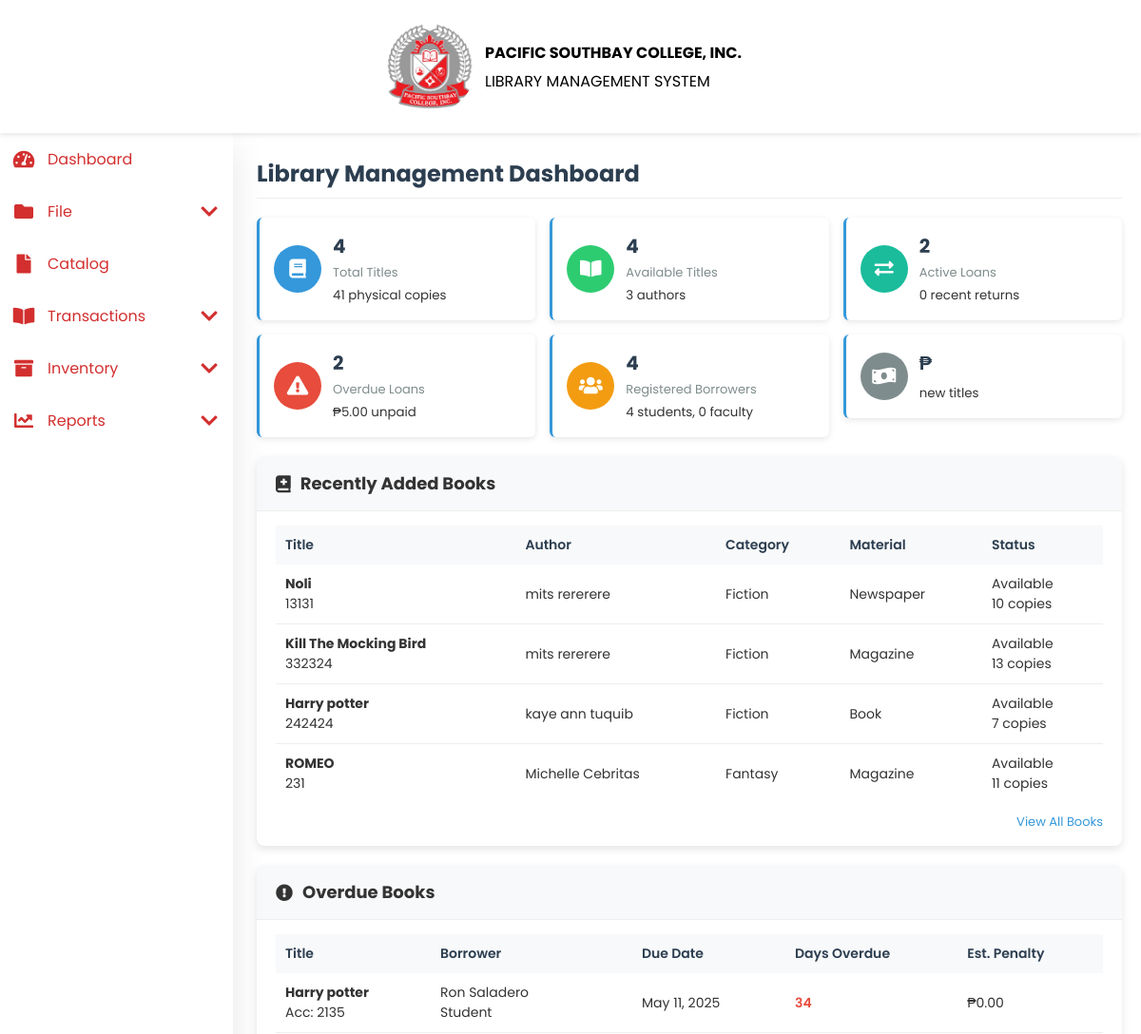
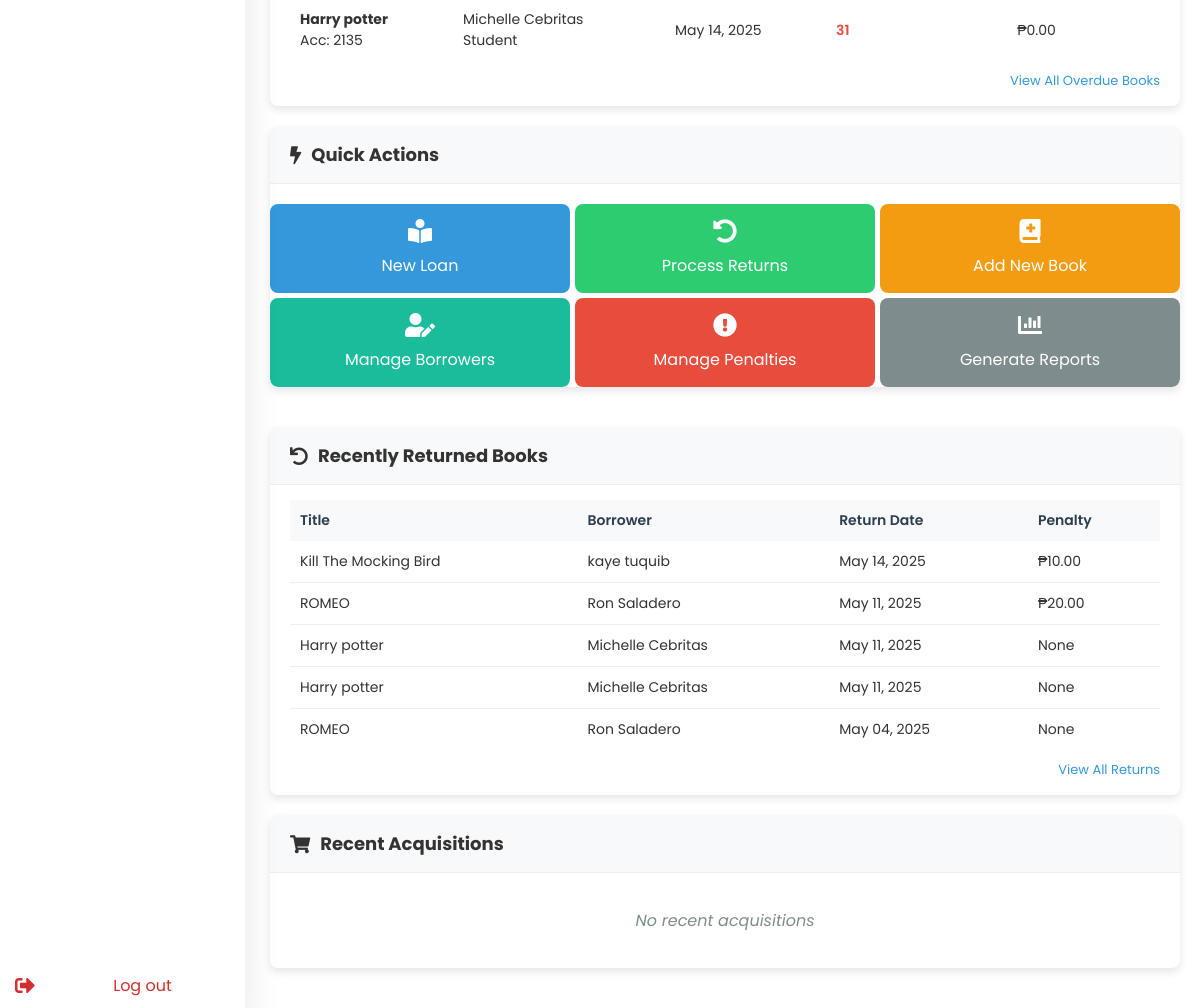
Page /dashBoard.php on the committed database (2 pictures, top to bottom).
### tables this page shows
CREATE TABLE `book` (
  `BookID` int(11) NOT NULL,
  `Title` varchar(255) NOT NULL,
  `ISBN` varchar(50) NOT NULL,
  `AuthorID` int(11) NOT NULL,
  `CategoryID` int(11) NOT NULL,
  `MaterialID` int(11) NOT NULL,
  `LocationID` int(11) NOT NULL,
  `MainClassificationID` int(11) NOT NULL,
  `SubClassificationID` int(11) NOT NULL,
  `CallNumber` varchar(50) DEFAULT NULL,
  `TotalCopies` int(11) NOT NULL DEFAULT 0,
  `HoldCopies` int(11) NOT NULL DEFAULT 0,
  `AcquisitionDate` date NOT NULL,
  `Price` decimal(10,2) DEFAULT NULL,
  `Publisher` varchar(255) DEFAULT NULL,
  `Edition` varchar(50) DEFAULT NULL,
  `Year` year(4) DEFAULT NULL,
  `AccessionNumber` varchar(50) DEFAULT NULL,
  `Status` enum('Available','Unavailable') GENERATED ALWAYS AS (case when `TotalCopies` - `HoldCopies` > 0 then 'Available' else 'Unavailable' end) STORED,
  `CreatedAt` timestamp NOT NULL DEFAULT current_timestamp(),
  `UpdatedAt` timestamp NOT NULL DEFAULT current_timestamp() ON UPDATE current_timestamp(),
  `CanBorrow` tinyint(1) DEFAULT 1,
  `MaxBorrow` int(11) DEFAULT NULL
);

CREATE TABLE `category` (
  `CategoryID` int(11) NOT NULL,
  `CategoryName` varchar(50) NOT NULL
);

CREATE TABLE `material` (
  `MaterialID` int(11) NOT NULL,
  `MaterialName` varchar(50) NOT NULL
);

CREATE TABLE `loan` (
  `TransactionID` int(11) NOT NULL,
  `BorrowerID` varchar(20) NOT NULL,
  `BookID` int(11) NOT NULL,
  `DateBorrowed` date NOT NULL,
  `DueDate` date NOT NULL,
  `DateReturned` date DEFAULT NULL,
  `PersonnelID` varchar(50) NOT NULL,
  `PenaltyID` int(11) DEFAULT NULL,
  `Status` enum('borrowed','returned','penalized') NOT NULL DEFAULT 'borrowed',
  `CreatedAt` timestamp NOT NULL DEFAULT current_timestamp()
);

CREATE TABLE `borrowers` (
  `BorrowerID` varchar(20) DEFAULT NULL,
  `FirstName` varchar(50) NOT NULL,
  `MiddleName` varchar(50) DEFAULT NULL,
  `LastName` varchar(50) NOT NULL,
  `ContactNumber` varchar(15) NOT NULL,
  `Role` enum('Student','Employee','Faculty') NOT NULL,
  `Level` enum('College','Senior High School') DEFAULT NULL,
  `Year` varchar(10) DEFAULT NULL,
  `Course` varchar(50) DEFAULT NULL,
  `GradeLevel` varchar(10) DEFAULT NULL,
  `Strand` varchar(50) DEFAULT NULL,
  `CreatedAt` timestamp NOT NULL DEFAULT current_timestamp()
);

CREATE TABLE `penaltytransaction` (
  `PenaltyTransactionID` int(11) NOT NULL,
  `LoanID` int(11) NOT NULL,
  `PenaltyID` int(11) NOT NULL,
  `PenaltyAmount` decimal(10,2) NOT NULL,
  `PenaltyType` enum('overdue','lost','damaged') NOT NULL,
  `DateIssued` date NOT NULL,
  `Remarks` text DEFAULT NULL,
  `Status` enum('paid','unpaid') NOT NULL DEFAULT 'unpaid',
  `DatePaid` date DEFAULT NULL,
  `CreatedAt` timestamp NOT NULL DEFAULT current_timestamp()
);

### dashBoard.php (the view, shortened to what the rows shown need)
<?php
include 'header.php';
?>
<link rel="stylesheet" href="css/dashboard.css">
<link rel="stylesheet" href="https://cdnjs.cloudflare.com/ajax/libs/font-awesome/5.15.4/css/all.min.css">
<?php
include 'navbar.php';
$conn = new mysqli("localhost", "root", "", "library");
$recent_books = [];
$result = $conn->query("SELECT b.BookID, b.Title, b.ISBN, b.AccessionNumber,
                       CONCAT(a.FirstName, ' ', a.LastName) as Author,
                       c.CategoryName, m.MaterialName, l.LocationName,
                       b.Status, b.TotalCopies
                       FROM book b
                       LEFT JOIN authors a ON b.AuthorID = a.AuthorID
                       LEFT JOIN category c ON b.CategoryID = c.CategoryID
                       LEFT JOIN material m ON b.MaterialID = m.MaterialID
                       LEFT JOIN location l ON b.LocationID = l.LocationID
                       ORDER BY b.CreatedAt DESC LIMIT 5");
if ($result->num_rows > 0) {
    while ($row = $result->fetch_assoc()) {
        $recent_books[] = $row;
    }
}
$overdue_books = [];
$result = $conn->query("SELECT l.TransactionID, b.Title, b.AccessionNumber,
                       CONCAT(br.FirstName, ' ', br.LastName) as Borrower,
                       br.Role, br.ContactNumber,
                       l.DateBorrowed, l.DueDate,
                       DATEDIFF(CURDATE(), l.DueDate) as DaysOverdue,
                       p.PenaltyRate
                       FROM loan l
                       JOIN book b ON l.BookID = b.BookID
                       JOIN borrowers br ON l.BorrowerID = br.BorrowerID
                       LEFT JOIN penalty p ON l.PenaltyID = p.PenaltyID
                       WHERE l.Status = 'borrowed' AND l.DueDate < CURDATE()
                       ORDER BY DaysOverdue DESC LIMIT 5");
if ($result->num_rows > 0) {
    while ($row = $result->fetch_assoc()) {
        $row['estimated_penalty'] = $row['DaysOverdue'] * $row['PenaltyRate'];
        $overdue_books[] = $row;
    }
}
$recent_returns = [];
$result = $conn->query("SELECT l.TransactionID, b.Title,
                       CONCAT(br.FirstName, ' ', br.LastName) as Borrower,
                       l.DateReturned, pt.PenaltyAmount, pt.Status as PenaltyStatus
                       FROM loan l
                       JOIN book b ON l.BookID = b.BookID
                       JOIN borrowers br ON l.BorrowerID = br.BorrowerID
                       LEFT JOIN penaltytransaction pt ON l.TransactionID = pt.LoanID
                       WHERE l.Status = 'returned'
                       ORDER BY l.DateReturned DESC LIMIT 5");
if ($result->num_rows > 0) {
    while ($row = $result->fetch_assoc()) {
        $recent_returns[] = $row;
    }
}
?>
<main class="dashboard-content">
    <div class="dashboard-container">
        <h2>Library Management Dashboard</h2>
        <div class="main-content">
            <div class="left-column">
                <div class="dashboard-section">
                    <div class="section-content">
                        <?php if (!empty($recent_books)): ?>
                            <table class="dashboard-table">
                                <thead>
                                    <tr>
                                        <th>Title</th>
                                        <th>Author</th>
                                        <th>Category</th>
                                        <th>Material</th>
                                        <th>Status</th>
                                    </tr>
                                </thead>
                                <tbody>
                                    <?php foreach ($recent_books as $book): ?>
                                    <tr>
                                        <td>
                                            <strong><?php echo $book['Title']; ?></strong>
                                            <div class="text-muted small"><?php echo $book['ISBN']; ?></div>
                                        </td>
                                        <td><?php echo $book['Author']; ?></td>
                                        <td><?php echo $book['CategoryName']; ?></td>
                                        <td><?php echo $book['MaterialName']; ?></td>
                                        <td>
                                            <span class="status-badge <?php echo $book['Status'] == 'Available' ? 'status-active' : 'status-unavailable'; ?>">
                                                <?php echo $book['Status']; ?>
                                                <div class="text-muted small"><?php echo $book['TotalCopies']; ?> copies</div>
                                            </span>
                                        </td>
                                    </tr>
                                    <?php endforeach; ?>
                                </tbody>
                            </table>
                        <?php else: ?>
                            <p class="no-data">No recently added books</p>
                        <?php endif; ?>
                    </div>
                </div>
                <div class="dashboard-section">
                    <div class="section-content">
                        <?php if (!empty($overdue_books)): ?>
                            <table class="dashboard-table">
                                <thead>
                                    <tr>
                                        <th>Title</th>
                                        <th>Borrower</th>
                                        <th>Due Date</th>
                                        <th>Days Overdue</th>
                                        <th>Est. Penalty</th>
                                    </tr>
                                </thead>
                                <tbody>
                                    <?php foreach ($overdue_books as $book): ?>
                                    <tr>
                                        <td>
                                            <strong><?php echo $book['Title']; ?></strong>
                                            <div class="text-muted small">Acc: <?php echo $book['AccessionNumber']; ?></div>
                                        </td>
                                        <td>
                                            <?php echo $book['Borrower']; ?>
                                            <div class="text-muted small"><?php echo $book['Role']; ?></div>
                                        </td>
                                        <td><?php echo date('M d, Y', strtotime($book['DueDate'])); ?></td>
                                        <td class="text-danger"><?php echo $book['DaysOverdue']; ?></td>
                                        <td>₱<?php echo number_format($book['estimated_penalty'], 2); ?></td>
                                    </tr>
                                    <?php endforeach; ?>
                                </tbody>
                            </table>
                        <?php else: ?>
                            <p class="no-data">No overdue books</p>
                        <?php endif; ?>
                    </div>
                </div>
            </div>
            <div class="right-column">
                <div class="dashboard-section">
                    <div class="section-content">
                        <?php if (!empty($recent_returns)): ?>
                            <table class="dashboard-table">
                                <thead>
                                    <tr>
                                        <th>Title</th>
                                        <th>Borrower</th>
                                        <th>Return Date</th>
                                        <th>Penalty</th>
                                    </tr>
                                </thead>
                                <tbody>
                                    <?php foreach ($recent_returns as $return): ?>
                                    <tr>
                                        <td><?php echo $return['Title']; ?></td>
                                        <td><?php echo $return['Borrower']; ?></td>
                                        <td><?php echo date('M d, Y', strtotime($return['DateReturned'])); ?></td>
                                        <td>
                                            <?php if ($return['PenaltyAmount']): ?>
                                                <span class="status-badge <?php echo $return['PenaltyStatus'] == 'paid' ? 'status-paid' : 'status-unpaid'; ?>">
                                                    ₱<?php echo number_format($return['PenaltyAmount'], 2); ?>
                                                </span>
                                            <?php else: ?>
                                                <span class="status-badge status-no-penalty">None</span>
                                            <?php endif; ?>
                                        </td>
                                    </tr>
                                    <?php endforeach; ?>
                                </tbody>
                            </table>
                        <?php else: ?>
                            <p class="no-data">No recent returns</p>
                        <?php endif; ?>
                    </div>
                </div>
            </div>
        </div>
    </div>
</main>

### rows in the picture
book: Title "Noli", ISBN "13131", Author "mits rererere", CategoryID.CategoryName "Fiction", MaterialID.MaterialName "Newspaper", Status "Available", TotalCopies "10"
book: Title "Kill The Mocking Bird", ISBN "332324", Author "mits rererere", CategoryID.CategoryName "Fiction", MaterialID.MaterialName "Magazine", Status "Available", TotalCopies "13"
book: Title "Harry potter", ISBN "242424", Author "kaye ann tuquib", CategoryID.CategoryName "Fiction", MaterialID.MaterialName "Book", Status "Available", TotalCopies "7"
book: Title "ROMEO", ISBN "231", Author "Michelle Cebritas", CategoryID.CategoryName "Fantasy", MaterialID.MaterialName "Magazine", Status "Available", TotalCopies "11"
loan: BookID.Title "Harry potter", BookID.AccessionNumber "2135", Borrower "Ron Saladero", BorrowerID.Role "Student", DueDate "May 11, 2025", DaysOverdue "34", estimated_penalty "0.00"
loan: BookID.Title "Harry potter", BookID.AccessionNumber "2135", Borrower "Michelle Cebritas", BorrowerID.Role "Student", DueDate "May 14, 2025", DaysOverdue "31", estimated_penalty "0.00"
loan: BookID.Title "Kill The Mocking Bird", Borrower "kaye tuquib", DateReturned "May 14, 2025", penaltytransaction.PenaltyAmount "10.00"
loan: BookID.Title "ROMEO", Borrower "Ron Saladero", DateReturned "May 11, 2025", penaltytransaction.PenaltyAmount "20.00"
loan: BookID.Title "Harry potter", Borrower "Michelle Cebritas", DateReturned "May 11, 2025", shows "None"
loan: BookID.Title "Harry potter", Borrower "Michelle Cebritas", DateReturned "May 11, 2025", shows "None"
loan: BookID.Title "ROMEO", Borrower "Ron Saladero", DateReturned "May 04, 2025", shows "None"

### other values in the picture
$stats['total_books'] "4"
$stats['total_copies'] "41"
$stats['available_books'] "4"
$stats['total_authors'] "3"
$stats['active_loans'] "2"
$stats['recent_returns'] "0"
$stats['overdue_loans'] "2"
$stats['unpaid_penalties'] "5.00"
$stats['total_borrowers'] "4"
$stats['student_borrowers'] "4"
$stats['faculty_borrowers'] "0"
